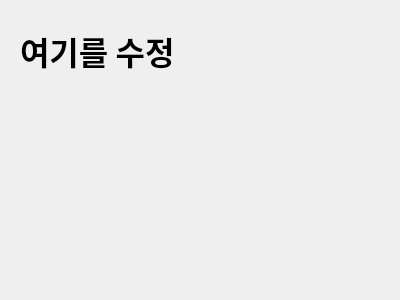
<?xml version="1.0" encoding="UTF-8"?>
<ui version="4.0">
 <class>Dialog</class>
 <widget class="QDialog" name="Dialog">
  <property name="geometry">
   <rect>
    <x>0</x>
    <y>0</y>
    <width>400</width>
    <height>300</height>
   </rect>
  </property>
  <property name="windowTitle">
   <string>Dialog</string>
  </property>
  <widget class="QLabel" name="label">
   <property name="geometry">
    <rect>
     <x>20</x>
     <y>10</y>
     <width>371</width>
     <height>81</height>
    </rect>
   </property>
   <property name="font">
    <font>
     <family>맑은 고딕</family>
     <pointsize>24</pointsize>
     <weight>75</weight>
     <bold>true</bold>
    </font>
   </property>
   <property name="text">
    <string>여기를 수정</string>
   </property>
  </widget>
 </widget>
 <resources/>
 <connections/>
</ui>
